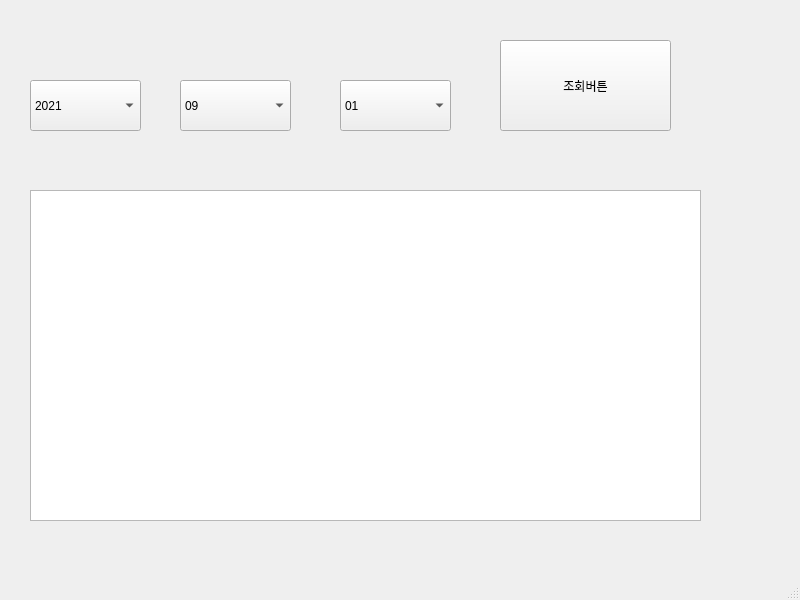
<?xml version="1.0" encoding="UTF-8"?>
<ui version="4.0">
 <class>MainWindow</class>
 <widget class="QMainWindow" name="MainWindow">
  <property name="geometry">
   <rect>
    <x>0</x>
    <y>0</y>
    <width>800</width>
    <height>600</height>
   </rect>
  </property>
  <property name="windowTitle">
   <string>MainWindow</string>
  </property>
  <widget class="QWidget" name="centralwidget">
   <widget class="QPushButton" name="pushButton">
    <property name="geometry">
     <rect>
      <x>500</x>
      <y>40</y>
      <width>171</width>
      <height>91</height>
     </rect>
    </property>
    <property name="text">
     <string>조회버튼</string>
    </property>
   </widget>
   <widget class="QComboBox" name="comboBox">
    <property name="geometry">
     <rect>
      <x>30</x>
      <y>80</y>
      <width>111</width>
      <height>51</height>
     </rect>
    </property>
    <property name="currentText">
     <string>2021</string>
    </property>
    <item>
     <property name="text">
      <string>2021</string>
     </property>
    </item>
   </widget>
   <widget class="QComboBox" name="comboBox_2">
    <property name="geometry">
     <rect>
      <x>180</x>
      <y>80</y>
      <width>111</width>
      <height>51</height>
     </rect>
    </property>
    <property name="currentText">
     <string>09</string>
    </property>
    <item>
     <property name="text">
      <string>09</string>
     </property>
    </item>
   </widget>
   <widget class="QComboBox" name="comboBox_3">
    <property name="geometry">
     <rect>
      <x>340</x>
      <y>80</y>
      <width>111</width>
      <height>51</height>
     </rect>
    </property>
    <property name="currentText">
     <string>01</string>
    </property>
    <item>
     <property name="text">
      <string>01</string>
     </property>
    </item>
    <item>
     <property name="text">
      <string>02</string>
     </property>
    </item>
    <item>
     <property name="text">
      <string>03</string>
     </property>
    </item>
    <item>
     <property name="text">
      <string>04</string>
     </property>
    </item>
    <item>
     <property name="text">
      <string>05</string>
     </property>
    </item>
    <item>
     <property name="text">
      <string>06</string>
     </property>
    </item>
    <item>
     <property name="text">
      <string>07</string>
     </property>
    </item>
    <item>
     <property name="text">
      <string>08</string>
     </property>
    </item>
    <item>
     <property name="text">
      <string>09</string>
     </property>
    </item>
    <item>
     <property name="text">
      <string>10</string>
     </property>
    </item>
    <item>
     <property name="text">
      <string>11</string>
     </property>
    </item>
    <item>
     <property name="text">
      <string>12</string>
     </property>
    </item>
    <item>
     <property name="text">
      <string>13</string>
     </property>
    </item>
   </widget>
   <widget class="QTextBrowser" name="textBrowser">
    <property name="geometry">
     <rect>
      <x>30</x>
      <y>190</y>
      <width>671</width>
      <height>331</height>
     </rect>
    </property>
   </widget>
  </widget>
  <widget class="QStatusBar" name="statusbar"/>
 </widget>
 <resources/>
 <connections/>
</ui>
